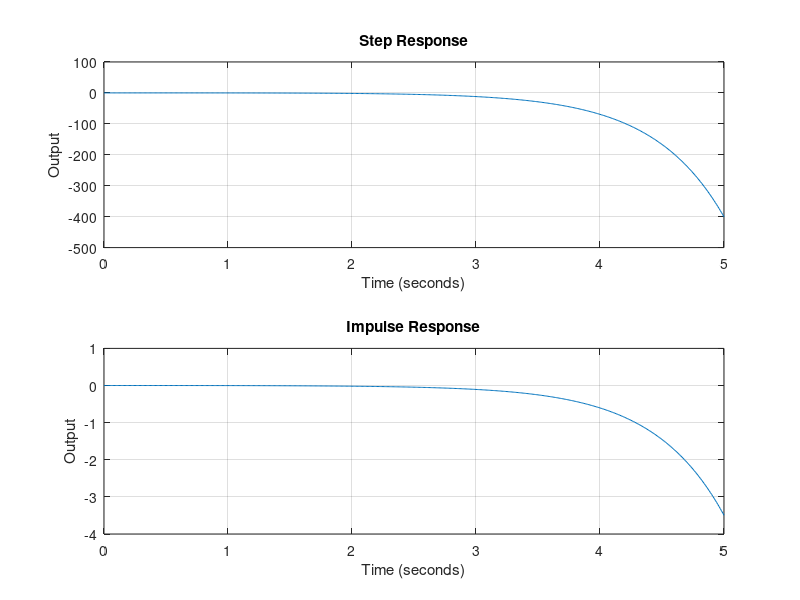

Write MATLAB code to recreate this figure.
clc, clear all, close all;
% Define the transfer function of the open-loop system
numerator = [-2000, 0, 196200];          % Coefficients of the numerator
denominator = [-80050, 0, -2905, 0, 766161];   % Coefficients of the denominator
sys = tf(numerator, denominator);

% Simulate the system for a step input
t_step = 0:0.01:5;         % Time vector for simulation
u_step = ones(size(t_step)); % Step input
[y_step, t_step_sim] = lsim(sys, u_step, t_step);

% Simulate the system for a unit impulse
t_impulse = 0:0.01:5;         % Time vector for simulation
u_impulse = zeros(size(t_impulse));
u_impulse(1) = 1;              % Unit impulse at t=0
[y_impulse, t_impulse_sim] = lsim(sys, u_impulse, t_impulse);

% Analyze system characteristics
pole_locations = pole(sys);     % Pole locations
time_constants = 1./abs(pole_locations);  % Time constants

% Display characteristics
disp('Pole Locations:');
disp(pole_locations);

disp('Time Constants:');
disp(time_constants);

% Plot step response
figure;
subplot(2,1,1);
plot(t_step_sim, y_step);
title('Step Response');
xlabel('Time (seconds)');
ylabel('Output');
grid on;

% Plot impulse response
subplot(2,1,2);
plot(t_impulse_sim, y_impulse);
title('Impulse Response');
xlabel('Time (seconds)');
ylabel('Output');
grid on;
